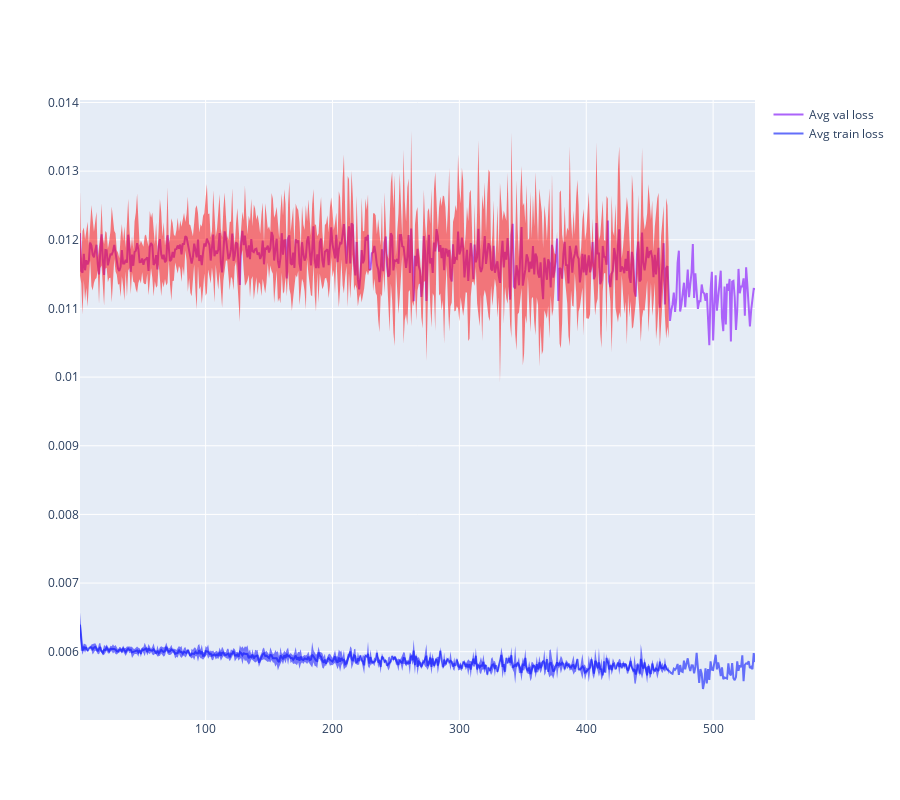

The notebook cell saved with this chart:
### Code cell
import plotly.graph_objects as go
import polars as pl

from cci.utils import project_dir

res_dir = project_dir() / "results_go/CNN/15431867f2202e8923bccde32d31a8a277c5afcf95242cfb7df373cd89f1b2d3"


def get_df(group) -> pl.DataFrame:
    df = pl.read_csv(res_dir / f"0_{group}.csv").with_columns(
        pl.lit(0).alias("fold"), pl.lit(group).alias("group"), pl.lit(f"{group}_0").alias("identifier")
    )

    for i in range(1, 5):
        df = df.vstack(
            pl.read_csv(res_dir / f"{i}_{group}.csv").with_columns(
                pl.lit(i).alias("fold"), pl.lit(group).alias("group"), pl.lit(f"{group}_{i}").alias("identifier")
            )
        )

    return df


df = get_df("train")

df = df.vstack(get_df("val"))


# fig = px.line(df, x="epoch", y="loss", line_group="identifier", color="group", height=800)


def avg_plot(metric: str):
    fig = go.Figure()
    for x, color in (["train", "blue"], ["val", "red"]):
        df = get_df(x)
        loss_df = (
            df.group_by("epoch", maintain_order=True)
            .agg(pl.col(metric).mean().alias("avg"), pl.col(metric).std().alias("std"))
            .to_pandas()
        )
        fig.add_trace(
            go.Scatter(
                name=f"Avg {x} {metric}",
                x=loss_df["epoch"],
                y=loss_df["avg"],
                mode="lines",
            )
        )
        fig.add_trace(
            go.Scatter(
                name=f"{x}upper bound",
                x=loss_df["epoch"],
                y=loss_df["avg"] + loss_df["std"],
                line=dict(width=0),
                marker=dict(color=color),
                showlegend=False,
            )
        )
        fig.add_trace(
            go.Scatter(
                name=f"{x}lower bound",
                x=loss_df["epoch"],
                y=loss_df["avg"] - loss_df["std"],
                line=dict(width=0),
                marker=dict(color=color),
                fill="tonexty",
                showlegend=False,
            ),
        )
    fig.update_layout(hovermode="x", height=800)
    fig.show()


avg_plot("loss")

### Figure 1 — Plotly figure (JSON) as saved in the notebook; plotly's stock layout.template omitted (floating-point values rounded to 4 significant figures; data arrays with more than 128 entries replaced by an {"elided": "..."} marker saying what was removed)
{"data": [{"mode": "lines", "name": "Avg train loss", "type": "scatter", "x": {"elided": "533 int values"}, "y": {"elided": "533 float values"}}, {"line": {"width": 0}, "marker": {"color": "blue"}, "name": "trainupper bound", "showlegend": false, "type": "scatter", "x": {"elided": "533 int values"}, "y": {"elided": "533 float values"}}, {"fill": "tonexty", "line": {"width": 0}, "marker": {"color": "blue"}, "name": "trainlower bound", "showlegend": false, "type": "scatter", "x": {"elided": "533 int values"}, "y": {"elided": "533 float values"}}, {"mode": "lines", "name": "Avg val loss", "type": "scatter", "x": {"elided": "533 int values"}, "y": {"elided": "533 float values"}}, {"line": {"width": 0}, "marker": {"color": "red"}, "name": "valupper bound", "showlegend": false, "type": "scatter", "x": {"elided": "533 int values"}, "y": {"elided": "533 float values"}}, {"fill": "tonexty", "line": {"width": 0}, "marker": {"color": "red"}, "name": "vallower bound", "showlegend": false, "type": "scatter", "x": {"elided": "533 int values"}, "y": {"elided": "533 float values"}}], "layout": {"height": 800, "hovermode": "x"}}
